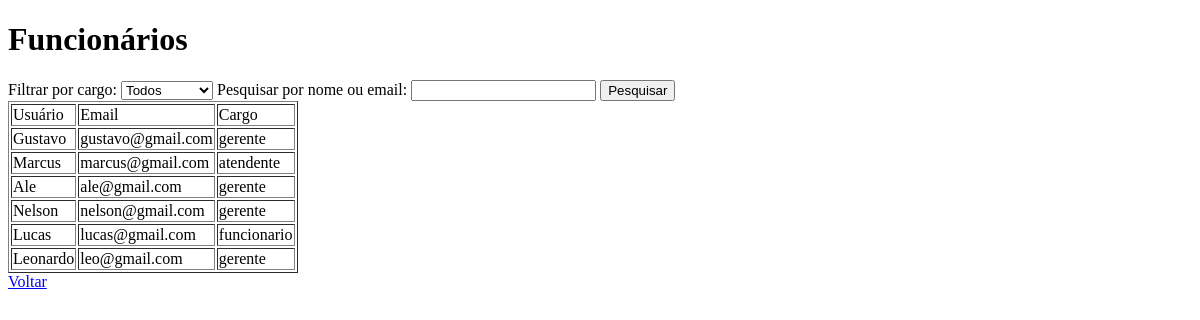
Page /funcionarios (signed in) on the earlier database version.
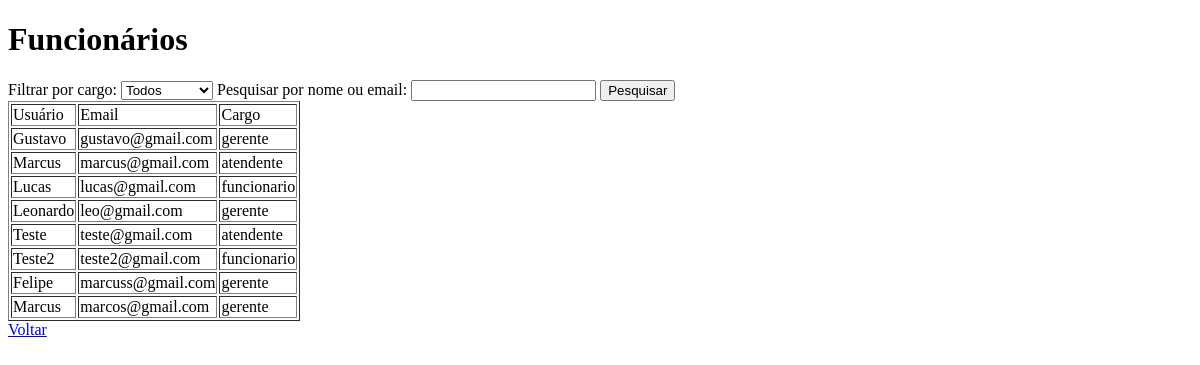
Same page on the later database version.
### hms_softforge/models.py (models this page shows)
class Usuario(database.Model, UserMixin):
    id = database.Column(database.Integer, primary_key=True)
    username = database.Column(database.String, nullable=False)
    email = database.Column(database.String, nullable=False, unique=True)
    senha = database.Column(database.String, nullable=False)
    cargo = database.Column(database.String, nullable=False)

### hms_softforge/routes.py (the view)
@app.route("/funcionarios", methods=["GET", "POST"])
@login_required
def funcionarios():
    usuarios = Usuario.query.all()
    filtro_cargo = request.form.get("filtro_cargo")
    termo_pesquisa = request.form.get("termo_pesquisa")
    if filtro_cargo:
        usuarios = Usuario.query.filter_by(cargo=filtro_cargo).all()
    if termo_pesquisa:
        termo_pesquisa = f"%{termo_pesquisa}%"
        usuarios = Usuario.query.filter(
            or_(Usuario.username.like(termo_pesquisa), Usuario.email.like(termo_pesquisa))
        ).all()
    return render_template("funcionarios.html", usuarios=usuarios)

### hms_softforge/models.py (called while the page is built)
@login_manager.user_loader
def load_usuario(id_usuario):
    return Usuario.query.get(int(id_usuario))

### hms_softforge/templates/funcionarios.html (shortened to what this page needs)
<!DOCTYPE html>
<html lang="pt-br">
<head>
</head>
<body>
    <h1>Funcionários</h1>
    <form method="POST">
        <label for="filtro_cargo">Filtrar por cargo:</label>
        <select name="filtro_cargo" id="filtro_cargo">
            <option value="">Todos</option>
        </select>
        <label for="termo_pesquisa">Pesquisar por nome ou email:</label>
        <input type="text" name="termo_pesquisa" id="termo_pesquisa">
        <button type="submit">Pesquisar</button>
    </form>
    <table border="1">
        <tr>
            <td>Usuário</td>
            <td>Email</td>
            <td>Cargo</td>
        </tr>
        {% for usuario in usuarios %}
        <tr>
            <td>{{ usuario.username }}</td>
            <td>{{ usuario.email }}</td>
            <td>{{ usuario.cargo }}</td>
        </tr>
        {% endfor %}
    </table>
    <a href="telaHome">Voltar</a>
</body>
</html>

Differences in the rows shown:
removed Usuario: username "Ale", email "ale@gmail.com", cargo "gerente"
removed Usuario: username "Nelson", email "nelson@gmail.com", cargo "gerente"
added Usuario: username "Teste", email "teste@gmail.com", cargo "atendente"
added Usuario: username "Teste2", email "teste2@gmail.com", cargo "funcionario"
added Usuario: username "Felipe", email "marcuss@gmail.com", cargo "gerente"
added Usuario: username "Marcus", email "marcos@gmail.com", cargo "gerente"
